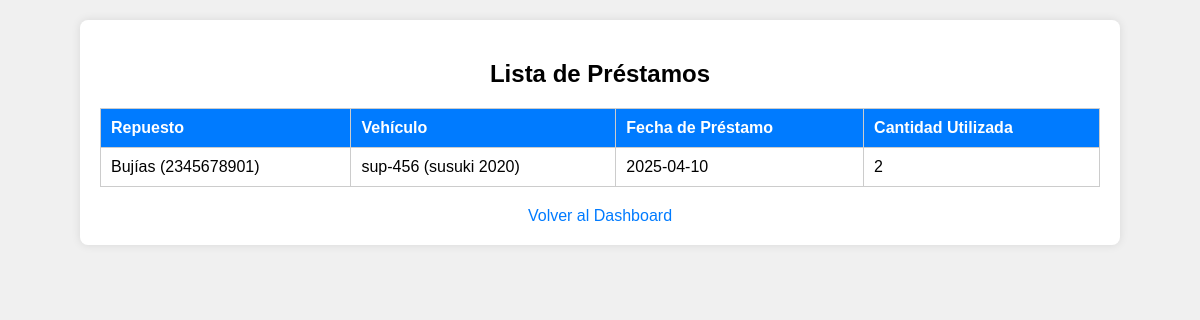
The page /prestamos_repuestos/listar.php (signed in) on the database its author committed.
### tables this page shows
CREATE TABLE `prestamos_repuestos` (
  `id_prestamo` int(11) NOT NULL,
  `codigo_barras_repuesto` varchar(30) DEFAULT NULL,
  `placa_vehiculo` varchar(10) DEFAULT NULL,
  `fecha_prestamo` date DEFAULT NULL,
  `cantidad_utilizada` int(11) DEFAULT NULL
);

CREATE TABLE `repuestos` (
  `codigo_barras` varchar(30) NOT NULL,
  `nombre_repuesto` varchar(100) DEFAULT NULL,
  `descripcion` text DEFAULT NULL,
  `precio` decimal(10,2) DEFAULT NULL,
  `cantidad` int(11) DEFAULT NULL
);

CREATE TABLE `vehiculos` (
  `placa_vehiculo` varchar(10) NOT NULL,
  `documento_usuario` varchar(20) DEFAULT NULL,
  `marca` varchar(50) DEFAULT NULL,
  `modelo` varchar(50) DEFAULT NULL,
  `anio` int(11) DEFAULT NULL
);

### prestamos_repuestos/listar.php (the view, shortened to what this page needs)
<?php
$conn = new mysqli("localhost", "root", "", "taller");
if ($_SESSION['id_rol'] == 3) {
    $sql = "SELECT pr.id_prestamo, pr.codigo_barras_repuesto, pr.placa_vehiculo, pr.fecha_prestamo, pr.cantidad_utilizada,
                   r.nombre_repuesto as repuesto, v.marca, v.modelo
            FROM prestamos_repuestos pr
            LEFT JOIN repuestos r ON pr.codigo_barras_repuesto = r.codigo_barras
            LEFT JOIN vehiculos v ON pr.placa_vehiculo = v.placa_vehiculo
            WHERE v.documento_usuario = ?";
    $stmt = $conn->prepare($sql);
    $stmt->bind_param("s", $_SESSION['documento_usuario']);
    $stmt->execute();
    $result = $stmt->get_result();
} else {
    $sql = "SELECT pr.id_prestamo, pr.codigo_barras_repuesto, pr.placa_vehiculo, pr.fecha_prestamo, pr.cantidad_utilizada,
                   r.nombre_repuesto as repuesto, v.marca, v.modelo
            FROM prestamos_repuestos pr
            LEFT JOIN repuestos r ON pr.codigo_barras_repuesto = r.codigo_barras
            LEFT JOIN vehiculos v ON pr.placa_vehiculo = v.placa_vehiculo";
    $result = $conn->query($sql);
}
?>
<!DOCTYPE html>
<html lang="es">
<head>
</head>
<body>
    <div class="container">
        <h2>Lista de Préstamos</h2>
        <table>
            <tr>
                <th>Repuesto</th>
                <th>Vehículo</th>
                <th>Fecha de Préstamo</th>
                <th>Cantidad Utilizada</th>
            </tr>
            <?php while ($row = $result->fetch_assoc()) { ?>
                <tr>
                    <td><?php echo $row['repuesto'] . ' (' . $row['codigo_barras_repuesto'] . ')'; ?></td>
                    <td><?php echo $row['placa_vehiculo'] . ' (' . $row['marca'] . ' ' . $row['modelo'] . ')'; ?></td>
                    <td><?php echo $row['fecha_prestamo']; ?></td>
                    <td><?php echo $row['cantidad_utilizada']; ?></td>
                </tr>
            <?php } ?>
        </table>
        <div class="back">
            <a href="../dashboard.php">Volver al Dashboard</a>
        </div>
    </div>
</body>
</html>

### prestamos_repuestos/listar.php (style rules this page uses)
body { font-family: Arial, sans-serif; margin: 0; padding: 20px; background-color: #f0f0f0; }
.container { max-width: 1000px; margin: 0 auto; background-color: white; padding: 20px; border-radius: 8px; box-shadow: 0 0 10px rgba(0,0,0,0.1); }
.container h2 { text-align: center; }
table { width: 100%; border-collapse: collapse; margin-top: 20px; }
table, th, td { border: 1px solid #ccc; }
th, td { padding: 10px; text-align: left; }
th { background-color: #007bff; color: white; }
.back { text-align: center; margin-top: 20px; }
.back a { color: #007bff; text-decoration: none; }

### rows shown on the page
prestamos_repuestos: codigo_barras_repuesto.nombre_repuesto "Bujías", codigo_barras_repuesto "2345678901", placa_vehiculo "sup-456", placa_vehiculo.marca "susuki", placa_vehiculo.modelo "2020", fecha_prestamo "2025-04-10", cantidad_utilizada "2"
